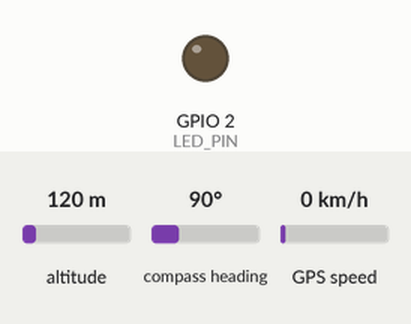
Simulated run of this sketch. Board: ESP32. Parts: output pins drawn as LEDs (lit = HIGH). The test bench sets the inputs (shaded band); at power-on: altitude 120 m, compass heading 90°, GPS speed 0 km/h. WiFi joins after 1.5 s; servers stay silent unless stated; the GPS gets a fix after 3 s at 37.7749, -122.4194 with 8 satellites; what the sketch prints to the serial monitor is not drawn.

Above: at 0.3 s.
At 3.8 s:
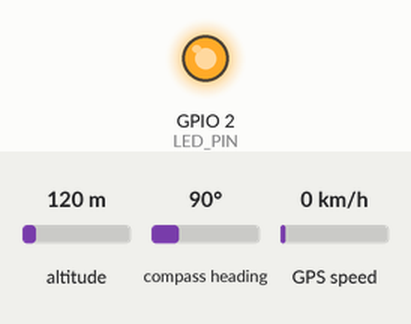
Timing chart, 0 to 5.3 s (numbered marks = the images above):
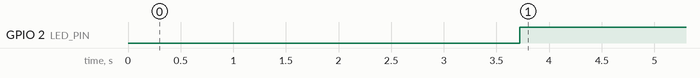

Measured:
- by itself, GPIO 2 (LED_PIN): LOW → HIGH at 3.7 s

The sketch:

program_iot.ino
```cpp
#include <WiFi.h>
#include <HTTPClient.h>
#include <WiFiClientSecure.h>
#include <TinyGPSPlus.h>

// ------------------------
// WiFi Configuration
// ------------------------
const char* ssid     = "TuhanYesusLuarBiasa1";
const char* password = "DalamNamaYesus1";

// API Server
const char* serverName = "https://lacak-logistik.projectdeck.online/iot/update";

#define ID_ARMADA 8

// ------------------------
// GPS Configuration (NEO-8N)
// ------------------------
TinyGPSPlus gps;

#define GPS_RX_PIN 16   // ESP32 RX2  ← GPS TX
#define GPS_TX_PIN 17   // ESP32 TX2  → GPS RX (opsional)
HardwareSerial SerialGPS(2);

// ------------------------
// LED Indicator
// ------------------------
#define LED_PIN 2   // Built-in LED ESP32 biasanya di GPIO 2

// ------------------------
// Timing
// ------------------------
unsigned long lastSend = 0;
const unsigned long sendInterval = 3UL * 1000UL;  // 3 detik


void setup() {
    Serial.begin(115200);
    delay(200);

    // LED sebagai indikator status GPS
    pinMode(LED_PIN, OUTPUT);
    digitalWrite(LED_PIN, LOW);  // awalnya mati

    // GPS (UART2)
    SerialGPS.begin(9600, SERIAL_8N1, GPS_RX_PIN, GPS_TX_PIN);
    Serial.println("GPS UART dimulai...");

    // WiFi
    Serial.println("Menghubungkan ke WiFi...");
    WiFi.begin(ssid, password);

    unsigned long startAttempt = millis();
    while (WiFi.status() != WL_CONNECTED) {
        delay(500);
        Serial.print(".");

        if (millis() - startAttempt > 20000) {
            Serial.println("\nWiFi gagal konek (timeout)");
            break;
        }
    }

    if (WiFi.status() == WL_CONNECTED) {
        Serial.println("\nWiFi terhubung");
        Serial.print("IP ESP32: ");
        Serial.println(WiFi.localIP());
    }
}

void loop() {
    // Baca data GPS
    while (SerialGPS.available()) {
        gps.encode(SerialGPS.read());
    }

    // LED indikator GPS fix
    if (gps.location.isValid() && gps.satellites.value() > 3) {
        digitalWrite(LED_PIN, HIGH);  // GPS FIX
    } else {
        digitalWrite(LED_PIN, LOW);   // belum fix
    }

    // Kirim setiap interval
    if (millis() - lastSend >= sendInterval) {
        lastSend = millis();

        if (WiFi.status() != WL_CONNECTED) {
            Serial.println("WiFi putus, mencoba reconnect...");
            WiFi.reconnect();
            delay(2000);
        }

        if (WiFi.status() == WL_CONNECTED) {

            if (gps.location.isValid()) {
                String lat = String(gps.location.lat(), 6);
                String lng = String(gps.location.lng(), 6);

                String url = String(serverName) + "/" + ID_ARMADA + "/" + lng + "/" + lat;

                Serial.println("Mengirim ke: " + url);

                WiFiClientSecure *client = new WiFiClientSecure;
                client->setInsecure();  // abaikan SSL

                HTTPClient https;
                https.begin(*client, url);

                int code = https.GET();
                if (code > 0) {
                    Serial.print("Respon: ");
                    Serial.println(code);
                    Serial.println(https.getString());
                } else {
                    Serial.print("Error: ");
                    Serial.println(code);
                }

                https.end();
                delete client;

            } else {
                Serial.println("GPS belum fix, belum kirim...");
            }
        }
    }

    // Debug setiap 5 detik
    static unsigned long lastDebug = 0;
    if (millis() - lastDebug > 5000) {
        lastDebug = millis();

        if (gps.location.isValid()) {
            Serial.print("Lat: "); Serial.println(gps.location.lat(), 6);
            Serial.print("Lng: "); Serial.println(gps.location.lng(), 6);
            Serial.print("Sat: "); Serial.println(gps.satellites.value());
        } else {
            Serial.println("GPS belum mendapatkan posisi...");
        }
    }
}
```
